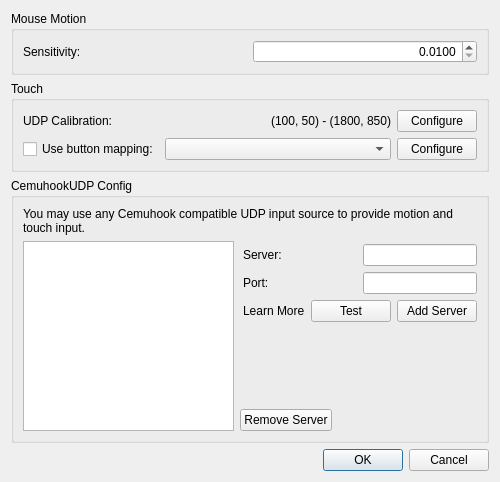
<?xml version="1.0" encoding="UTF-8"?>
<ui version="4.0">
 <class>ConfigureMotionTouch</class>
 <widget class="QDialog" name="ConfigureMotionTouch">
  <property name="geometry">
   <rect>
    <x>0</x>
    <y>0</y>
    <width>500</width>
    <height>482</height>
   </rect>
  </property>
  <property name="windowTitle">
   <string>Configure Motion / Touch</string>
  </property>
  <property name="styleSheet">
   <string notr="true"/>
  </property>
  <layout class="QVBoxLayout">
   <item>
    <widget class="QGroupBox" name="motion_group_box">
     <property name="title">
      <string>Mouse Motion</string>
     </property>
     <layout class="QVBoxLayout">
      <item>
       <layout class="QHBoxLayout">
        <item>
         <widget class="QLabel" name="motion_sensitivity_label">
          <property name="text">
           <string>Sensitivity:</string>
          </property>
         </widget>
        </item>
        <item>
         <widget class="QDoubleSpinBox" name="motion_sensitivity">
          <property name="alignment">
           <set>Qt::AlignRight|Qt::AlignTrailing|Qt::AlignVCenter</set>
          </property>
          <property name="decimals">
           <number>4</number>
          </property>
          <property name="minimum">
           <double>0.010000000000000</double>
          </property>
          <property name="maximum">
           <double>10.000000000000000</double>
          </property>
          <property name="singleStep">
           <double>0.001000000000000</double>
          </property>
          <property name="value">
           <double>0.010000000000000</double>
          </property>
         </widget>
        </item>
       </layout>
      </item>
     </layout>
    </widget>
   </item>
   <item>
    <widget class="QGroupBox" name="touch_group_box">
     <property name="title">
      <string>Touch</string>
     </property>
     <layout class="QVBoxLayout">
      <item>
       <layout class="QHBoxLayout">
        <item>
         <widget class="QLabel" name="touch_calibration_label">
          <property name="text">
           <string>UDP Calibration:</string>
          </property>
         </widget>
        </item>
        <item>
         <widget class="QLabel" name="touch_calibration">
          <property name="text">
           <string>(100, 50) - (1800, 850)</string>
          </property>
          <property name="alignment">
           <set>Qt::AlignRight|Qt::AlignTrailing|Qt::AlignVCenter</set>
          </property>
         </widget>
        </item>
        <item>
         <widget class="QPushButton" name="touch_calibration_config">
          <property name="sizePolicy">
           <sizepolicy hsizetype="Maximum" vsizetype="Fixed">
            <horstretch>0</horstretch>
            <verstretch>0</verstretch>
           </sizepolicy>
          </property>
          <property name="text">
           <string>Configure</string>
          </property>
         </widget>
        </item>
       </layout>
      </item>
      <item>
       <layout class="QHBoxLayout">
        <item>
         <widget class="QCheckBox" name="touch_from_button_checkbox">
          <property name="sizePolicy">
           <sizepolicy hsizetype="Maximum" vsizetype="Fixed">
            <horstretch>0</horstretch>
            <verstretch>0</verstretch>
           </sizepolicy>
          </property>
          <property name="text">
           <string>Use button mapping:</string>
          </property>
         </widget>
        </item>
        <item>
         <widget class="QComboBox" name="touch_from_button_map"/>
        </item>
        <item>
         <widget class="QPushButton" name="touch_from_button_config_btn">
          <property name="sizePolicy">
           <sizepolicy hsizetype="Maximum" vsizetype="Fixed">
            <horstretch>0</horstretch>
            <verstretch>0</verstretch>
           </sizepolicy>
          </property>
          <property name="text">
           <string>Configure</string>
          </property>
         </widget>
        </item>
       </layout>
      </item>
     </layout>
    </widget>
   </item>
   <item>
    <widget class="QGroupBox" name="udp_config_group_box">
     <property name="title">
      <string>CemuhookUDP Config</string>
     </property>
     <layout class="QVBoxLayout">
      <item>
       <widget class="QLabel" name="udp_help">
        <property name="text">
         <string>You may use any Cemuhook compatible UDP input source to provide motion and touch input.</string>
        </property>
        <property name="alignment">
         <set>Qt::AlignLeading|Qt::AlignLeft|Qt::AlignTop</set>
        </property>
        <property name="wordWrap">
         <bool>true</bool>
        </property>
       </widget>
      </item>
      <item>
       <layout class="QHBoxLayout" name="horizontalLayout">
        <item>
         <widget class="QListView" name="udp_server_list"/>
        </item>
        <item>
         <layout class="QVBoxLayout" name="verticalLayout">
          <property name="leftMargin">
           <number>0</number>
          </property>
          <property name="topMargin">
           <number>0</number>
          </property>
          <property name="rightMargin">
           <number>0</number>
          </property>
          <property name="bottomMargin">
           <number>0</number>
          </property>
          <item>
           <layout class="QHBoxLayout">
            <property name="leftMargin">
             <number>3</number>
            </property>
            <property name="topMargin">
             <number>3</number>
            </property>
            <property name="rightMargin">
             <number>0</number>
            </property>
            <item>
             <widget class="QLabel" name="udp_server_label">
              <property name="text">
               <string>Server:</string>
              </property>
             </widget>
            </item>
            <item>
             <widget class="QLineEdit" name="udp_server">
              <property name="sizePolicy">
               <sizepolicy hsizetype="Minimum" vsizetype="Fixed">
                <horstretch>0</horstretch>
                <verstretch>0</verstretch>
               </sizepolicy>
              </property>
             </widget>
            </item>
           </layout>
          </item>
          <item>
           <layout class="QHBoxLayout">
            <property name="leftMargin">
             <number>3</number>
            </property>
            <property name="rightMargin">
             <number>0</number>
            </property>
            <item>
             <widget class="QLabel" name="udp_port_label">
              <property name="text">
               <string>Port:</string>
              </property>
             </widget>
            </item>
            <item>
             <widget class="QLineEdit" name="udp_port">
              <property name="sizePolicy">
               <sizepolicy hsizetype="Minimum" vsizetype="Fixed">
                <horstretch>0</horstretch>
                <verstretch>0</verstretch>
               </sizepolicy>
              </property>
             </widget>
            </item>
           </layout>
          </item>
          <item>
           <layout class="QHBoxLayout">
            <property name="leftMargin">
             <number>3</number>
            </property>
            <property name="rightMargin">
             <number>0</number>
            </property>
            <item>
             <widget class="QLabel" name="udp_learn_more">
              <property name="text">
               <string>Learn More</string>
              </property>
             </widget>
            </item>
            <item>
             <widget class="QPushButton" name="udp_test">
              <property name="sizePolicy">
               <sizepolicy hsizetype="Maximum" vsizetype="Fixed">
                <horstretch>0</horstretch>
                <verstretch>0</verstretch>
               </sizepolicy>
              </property>
              <property name="text">
               <string>Test</string>
              </property>
             </widget>
            </item>
            <item>
             <widget class="QPushButton" name="udp_add">
              <property name="sizePolicy">
               <sizepolicy hsizetype="Maximum" vsizetype="Fixed">
                <horstretch>0</horstretch>
                <verstretch>0</verstretch>
               </sizepolicy>
              </property>
              <property name="text">
               <string>Add Server</string>
              </property>
             </widget>
            </item>
           </layout>
          </item>
          <item>
           <spacer name="verticalSpacer_3">
            <property name="orientation">
             <enum>Qt::Vertical</enum>
            </property>
            <property name="sizeHint" stdset="0">
             <size>
              <width>20</width>
              <height>40</height>
             </size>
            </property>
           </spacer>
          </item>
          <item>
           <layout class="QHBoxLayout" name="horizontalLayout_2">
            <property name="topMargin">
             <number>0</number>
            </property>
            <item>
             <widget class="QPushButton" name="udp_remove">
              <property name="sizePolicy">
               <sizepolicy hsizetype="Maximum" vsizetype="Fixed">
                <horstretch>0</horstretch>
                <verstretch>0</verstretch>
               </sizepolicy>
              </property>
              <property name="text">
               <string>Remove Server</string>
              </property>
             </widget>
            </item>
            <item>
             <spacer name="horizontalSpacer_2">
              <property name="orientation">
               <enum>Qt::Horizontal</enum>
              </property>
              <property name="sizeHint" stdset="0">
               <size>
                <width>40</width>
                <height>20</height>
               </size>
              </property>
             </spacer>
            </item>
           </layout>
          </item>
         </layout>
        </item>
       </layout>
      </item>
     </layout>
    </widget>
   </item>
   <item>
    <spacer>
     <property name="orientation">
      <enum>Qt::Vertical</enum>
     </property>
     <property name="sizeHint" stdset="0">
      <size>
       <width>167</width>
       <height>55</height>
      </size>
     </property>
    </spacer>
   </item>
   <item>
    <widget class="QDialogButtonBox" name="buttonBox">
     <property name="standardButtons">
      <set>QDialogButtonBox::Cancel|QDialogButtonBox::Ok</set>
     </property>
    </widget>
   </item>
  </layout>
 </widget>
 <resources/>
 <connections>
  <connection>
   <sender>buttonBox</sender>
   <signal>accepted()</signal>
   <receiver>ConfigureMotionTouch</receiver>
   <slot>ApplyConfiguration()</slot>
   <hints>
    <hint type="sourcelabel">
     <x>20</x>
     <y>20</y>
    </hint>
    <hint type="destinationlabel">
     <x>20</x>
     <y>20</y>
    </hint>
   </hints>
  </connection>
 </connections>
</ui>
